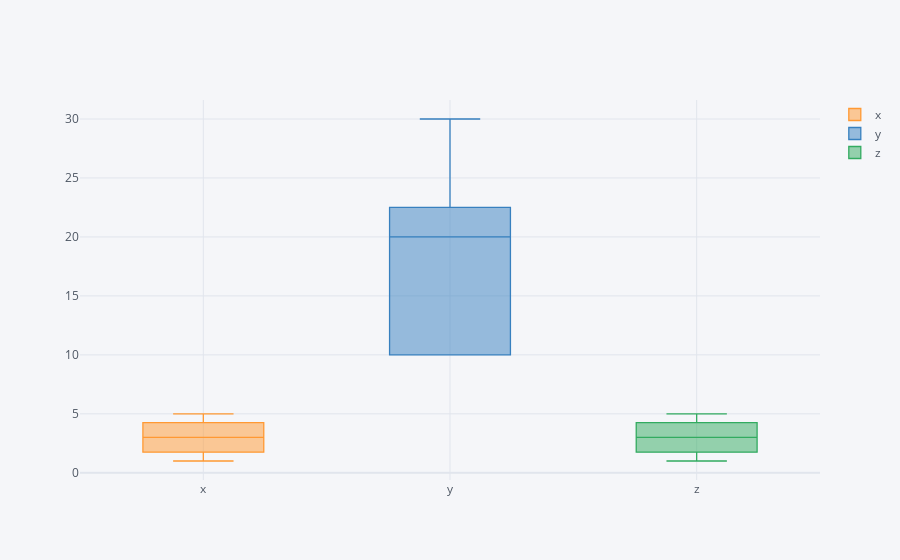

Notebook code for this chart:
### Code cell
df3.iplot(kind='box')

### Figure 1 — Plotly figure (JSON) as saved in the notebook; plotly's stock layout.template omitted (floating-point values rounded to 4 significant figures)
{"data": [{"boxpoints": false, "line": {"width": 1.3}, "marker": {"color": "rgba(255, 153, 51, 1.0)"}, "name": "x", "orientation": "v", "type": "box", "y": [1, 2, 3, 4, 5]}, {"boxpoints": false, "line": {"width": 1.3}, "marker": {"color": "rgba(55, 128, 191, 1.0)"}, "name": "y", "orientation": "v", "type": "box", "y": [10, 20, 30, 20, 10]}, {"boxpoints": false, "line": {"width": 1.3}, "marker": {"color": "rgba(50, 171, 96, 1.0)"}, "name": "z", "orientation": "v", "type": "box", "y": [5, 4, 3, 2, 1]}], "layout": {"legend": {"bgcolor": "#F5F6F9", "font": {"color": "#4D5663"}}, "paper_bgcolor": "#F5F6F9", "plot_bgcolor": "#F5F6F9", "title": {"font": {"color": "#4D5663"}}, "xaxis": {"gridcolor": "#E1E5ED", "showgrid": true, "tickfont": {"color": "#4D5663"}, "title": {"font": {"color": "#4D5663"}, "text": ""}, "zerolinecolor": "#E1E5ED"}, "yaxis": {"gridcolor": "#E1E5ED", "showgrid": true, "tickfont": {"color": "#4D5663"}, "title": {"font": {"color": "#4D5663"}, "text": ""}, "zerolinecolor": "#E1E5ED"}}}
